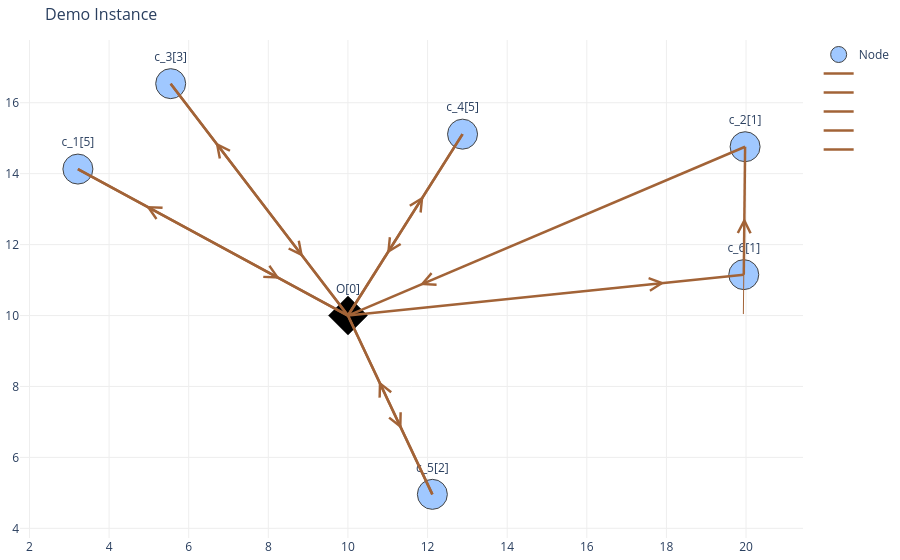

The notebook cell this image was saved under:
### Code cell
op_routes = getOptimalSolution(TRP_model2_1)
plotSolution(TRP_model2_1,op_routes,constant_dict, _graph_name="Demo Instance")

### Figure 1 — Plotly figure (JSON) as saved in the notebook; plotly's stock layout.template omitted (floating-point values rounded to 4 significant figures)
{"data": [{"marker": {"color": [2, 2, 2, 2, 2, 2, 4], "colorscale": [[0, "rgb(0,0,0)"], [0.25, "rgb(230,0,0)"], [0.5, "rgb(230,210,0)"], [0.75, "rgb(255,255,255)"], [1, "rgb(160,200,255)"]], "line": {"width": 1}, "reversescale": true, "showscale": false, "size": 30, "symbol": ["circle", "circle", "circle", "circle", "circle", "circle", "diamond"]}, "mode": "markers+text", "name": "Node", "text": ["c_2[1]", "c_5[2]", "c_4[5]", "c_3[3]", "c_6[1]", "c_1[5]", "O[0]"], "textposition": "top center", "type": "scatter", "x": [19.98, 12.12, 12.88, 5.547, 19.94, 3.217, 10], "y": [14.76, 4.958, 15.11, 16.54, 11.15, 14.13, 10]}, {"hoverinfo": "text", "line": {"color": "#a26337", "width": 2.5}, "mode": "lines", "name": "", "type": "scatter", "x": [3.217, 10, null, 10, 3.217, null], "y": [14.13, 10, null, 10, 14.13, null]}, {"hoverinfo": "text", "line": {"color": "#a26337", "width": 2.5}, "mode": "lines", "name": "", "type": "scatter", "x": [5.547, 10, null, 10, 5.547, null], "y": [16.54, 10, null, 10, 16.54, null]}, {"hoverinfo": "text", "line": {"color": "#a26337", "width": 2.5}, "mode": "lines", "name": "", "type": "scatter", "x": [12.88, 10, null, 10, 12.88, null], "y": [15.11, 10, null, 10, 15.11, null]}, {"hoverinfo": "text", "line": {"color": "#a26337", "width": 2.5}, "mode": "lines", "name": "", "type": "scatter", "x": [12.12, 10, null, 10, 12.12, null], "y": [4.958, 10, null, 10, 4.958, null]}, {"hoverinfo": "text", "line": {"color": "#a26337", "width": 2.5}, "mode": "lines", "name": "", "type": "scatter", "x": [19.94, 19.98, null, 19.98, 10, null, 10, 19.94, null], "y": [11.15, 14.76, null, 14.76, 10, null, 10, 11.15, null]}], "layout": {"annotations": [{"arrowcolor": "#a26337", "arrowhead": 5, "arrowsize": 2.5, "ax": 5.729, "axref": "x", "ay": 12.6, "ayref": "y", "showarrow": true, "x": 8.292, "xref": "x", "y": 11.04, "yref": "y"}, {"arrowcolor": "#a26337", "arrowhead": 5, "arrowsize": 2.5, "ax": 7.488, "axref": "x", "ay": 11.53, "ayref": "y", "showarrow": true, "x": 4.925, "xref": "x", "y": 13.09, "yref": "y"}, {"arrowcolor": "#a26337", "arrowhead": 5, "arrowsize": 2.5, "ax": 7.185, "axref": "x", "ay": 14.13, "ayref": "y", "showarrow": true, "x": 8.874, "xref": "x", "y": 11.65, "yref": "y"}, {"arrowcolor": "#a26337", "arrowhead": 5, "arrowsize": 2.5, "ax": 8.362, "axref": "x", "ay": 12.41, "ayref": "y", "showarrow": true, "x": 6.673, "xref": "x", "y": 14.88, "yref": "y"}, {"arrowcolor": "#a26337", "arrowhead": 5, "arrowsize": 2.5, "ax": 12.45, "axref": "x", "ay": 14.36, "ayref": "y", "showarrow": true, "x": 10.98, "xref": "x", "y": 11.74, "yref": "y"}, {"arrowcolor": "#a26337", "arrowhead": 5, "arrowsize": 2.5, "ax": 10.43, "axref": "x", "ay": 10.76, "ayref": "y", "showarrow": true, "x": 11.9, "xref": "x", "y": 13.37, "yref": "y"}, {"arrowcolor": "#a26337", "arrowhead": 5, "arrowsize": 2.5, "ax": 11.94, "axref": "x", "ay": 5.391, "ayref": "y", "showarrow": true, "x": 10.78, "xref": "x", "y": 8.156, "yref": "y"}, {"arrowcolor": "#a26337", "arrowhead": 5, "arrowsize": 2.5, "ax": 10.18, "axref": "x", "ay": 9.567, "ayref": "y", "showarrow": true, "x": 11.35, "xref": "x", "y": 6.802, "yref": "y"}, {"arrowcolor": "#a26337", "arrowhead": 5, "arrowsize": 2.5, "ax": 19.93, "axref": "x", "ay": 9.759, "ayref": "y", "showarrow": true, "x": 19.96, "xref": "x", "y": 12.76, "yref": "y"}, {"arrowcolor": "#a26337", "arrowhead": 5, "arrowsize": 2.5, "ax": 14.51, "axref": "x", "ay": 12.15, "ayref": "y", "showarrow": true, "x": 11.81, "xref": "x", "y": 10.86, "yref": "y"}, {"arrowcolor": "#a26337", "arrowhead": 5, "arrowsize": 2.5, "ax": 14.98, "axref": "x", "ay": 10.58, "ayref": "y", "showarrow": true, "x": 17.96, "xref": "x", "y": 10.92, "yref": "y"}], "hovermode": "closest", "margin": {"b": 20, "l": 5, "r": 5, "t": 40}, "plot_bgcolor": "rgba(0,0,0,0)", "showlegend": true, "title": {"font": {"size": 16}, "text": "Demo Instance"}, "xaxis": {"gridcolor": "#eee", "showgrid": true, "showticklabels": true, "zeroline": true}, "yaxis": {"gridcolor": "#eee", "showgrid": true, "showticklabels": true, "zeroline": true}}}
